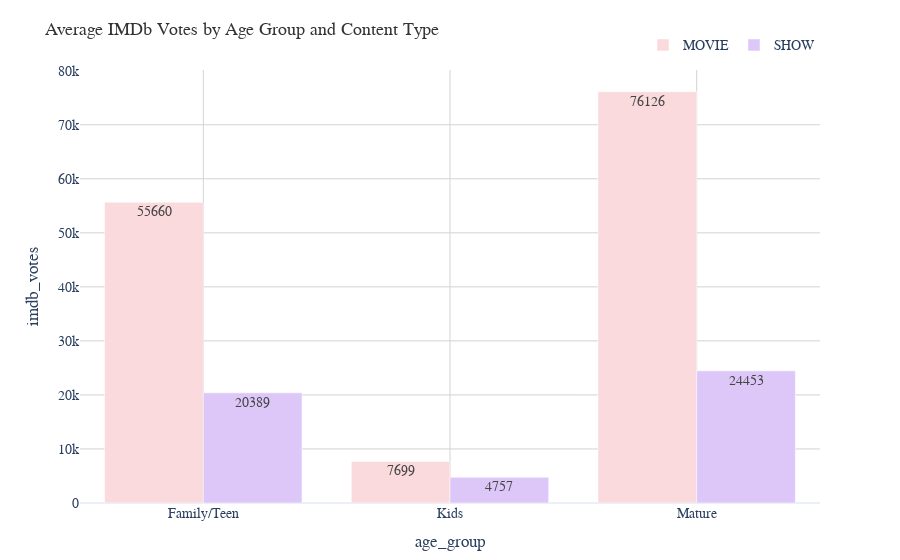

Here is the notebook cell this chart was saved with:
### Code cell
avg_votes = df_cert_filtered.groupby(["age_group","type"])["imdb_votes"].mean().reset_index()

fig = px.bar(
    avg_votes,
    x="age_group",
    y="imdb_votes",
    color="type",
    color_discrete_map=palette,
    barmode="group",
    text_auto=".0f"
)
style_fig(fig, "Average IMDb Votes by Age Group and Content Type").show()

### Figure 1 — Plotly figure (JSON) as saved in the notebook; plotly's stock layout.template omitted (floating-point values rounded to 4 significant figures)
{"data": [{"alignmentgroup": "True", "hovertemplate": "type=MOVIE<br>age_group=%{x}<br>imdb_votes=%{y}<extra></extra>", "legendgroup": "MOVIE", "marker": {"color": "#FADADD", "pattern": {"shape": ""}}, "name": "MOVIE", "offsetgroup": "MOVIE", "orientation": "v", "showlegend": true, "textposition": "auto", "texttemplate": "%{y:.0f}", "type": "bar", "x": ["Family/Teen", "Kids", "Mature"], "xaxis": "x", "y": [55660.0, 7699.0, 76130.0], "yaxis": "y"}, {"alignmentgroup": "True", "hovertemplate": "type=SHOW<br>age_group=%{x}<br>imdb_votes=%{y}<extra></extra>", "legendgroup": "SHOW", "marker": {"color": "#DCC7F8", "pattern": {"shape": ""}}, "name": "SHOW", "offsetgroup": "SHOW", "orientation": "v", "showlegend": true, "textposition": "auto", "texttemplate": "%{y:.0f}", "type": "bar", "x": ["Family/Teen", "Kids", "Mature"], "xaxis": "x", "y": [20390.0, 4757.0, 24450.0], "yaxis": "y"}], "layout": {"barmode": "group", "font": {"family": "Arial", "size": 14}, "legend": {"orientation": "h", "title": {}, "tracegroupgap": 0, "x": 1, "xanchor": "right", "y": 1.02, "yanchor": "bottom"}, "margin": {"b": 40, "t": 70}, "title": {"font": {"color": "#333", "size": 18}, "text": "Average IMDb Votes by Age Group and Content Type"}, "xaxis": {"anchor": "y", "domain": [0, 1], "gridcolor": "lightgray", "showgrid": true, "title": {"text": "age_group"}}, "yaxis": {"anchor": "x", "domain": [0, 1], "gridcolor": "lightgray", "showgrid": true, "title": {"text": "imdb_votes"}}}}
